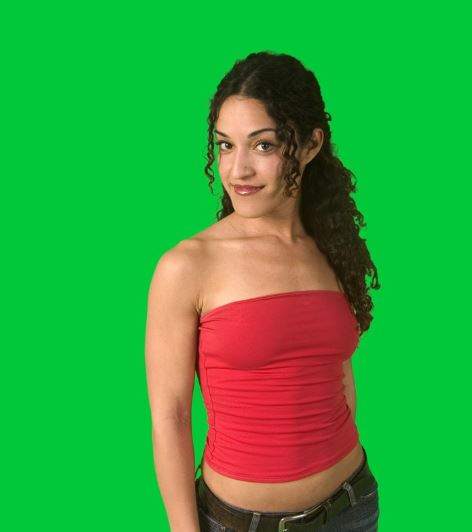
#> input picture 0117/iu.jpg, 472 x 532 px
$ python chroma_green.py
#> lines starting #> are read from the running program, lines starting #| are printed output that depends on the picture; after the words box and inside, x2 and y2 are one past the last pixel; in counts of white or black regions, pixels touching at a corner belong together
import cv2
import matplotlib.pyplot as plt
import numpy as np

img = cv2.imread('iu.jpg', cv2.IMREAD_COLOR)
#> img is the input picture: shape (532, 472, 3); mean B, G, R 60.1, 160.9, 52.9
img_copy = np.copy(img)
img_copy = cv2.cvtColor(img, cv2.COLOR_BGR2RGB)

#[초록색 크로마키]
# 참고 : https://medium.com/fnplus/blue-or-green-screen-effect-with-open-cv-chroma-keying-94d4a6ab2743
lower_green = np.array([0,100,0])
upper_green = np.array([120, 255, 100])
mask = cv2.inRange(img_copy, lower_green, upper_green)
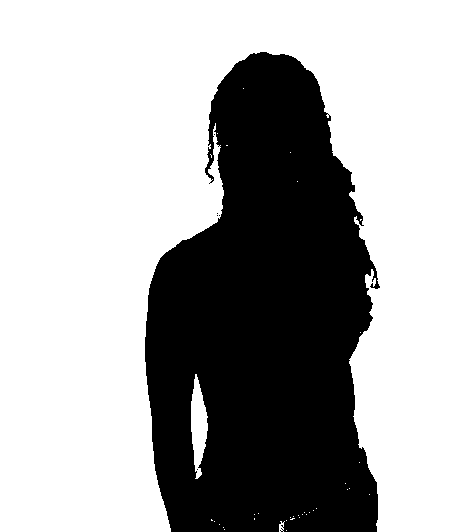
#> mask: shape (532, 472); 67.1% white; 6 black regions (5 under 20 px), largest, box (x1, y1, x2, y2) and area: (145, 52, 380, 532) 82515

cv2.imshow('wind',mask)

# [10 lines of commented-out code are left out]

$ run again, with 0117/compare2.png saved as 0117/iu.jpg
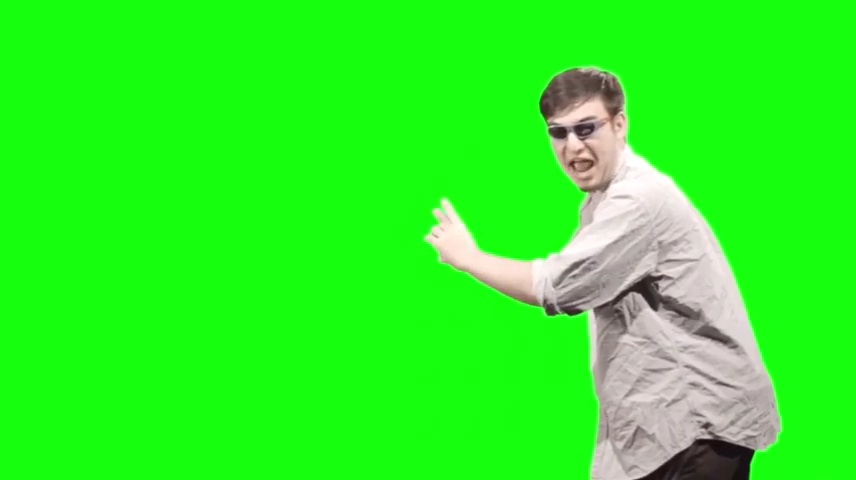
#> input picture 0117/compare2.png, 856 x 480 px
#> img is the input picture: shape (480, 856, 3); mean B, G, R 37.7, 242.2, 47.2
#> `mask = cv2.inRange(img_copy, lower_green, upper_green)`:
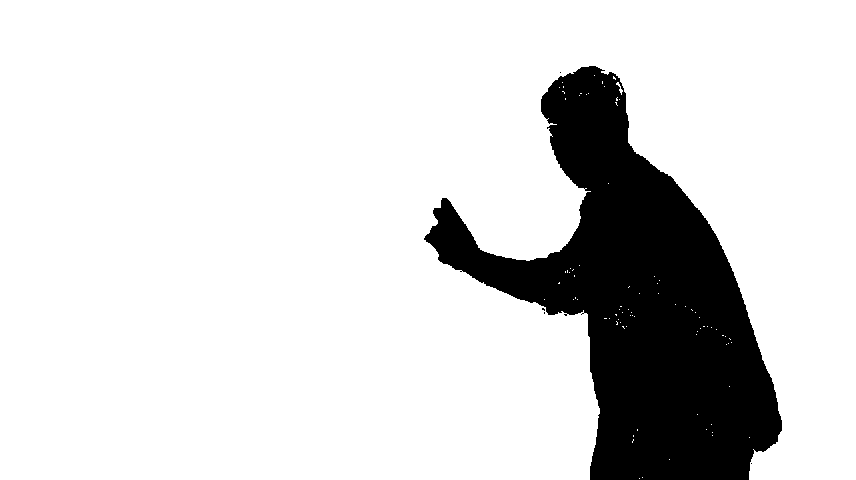
#> mask: shape (480, 856); 84.6% white; 5 black regions (4 under 20 px), largest, box (x1, y1, x2, y2) and area: (424, 66, 782, 480) 63126
